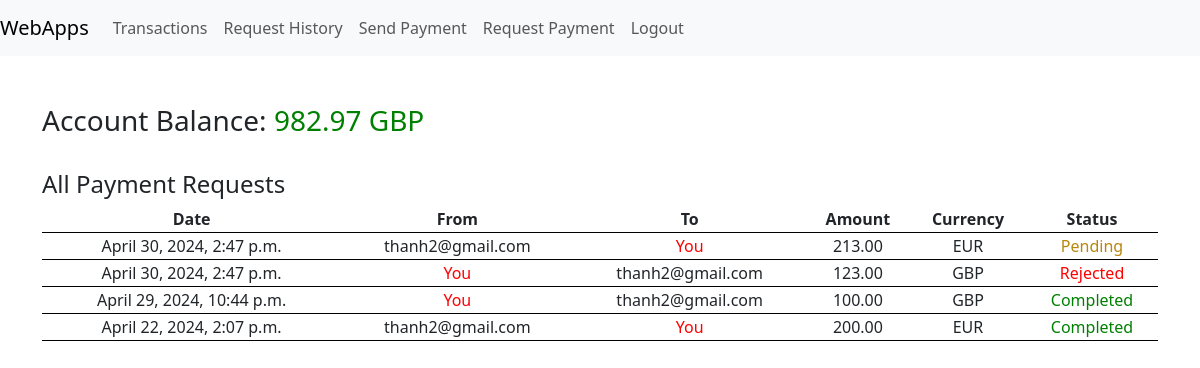
The page /account/request_history/ (signed in) on the database as committed earlier.
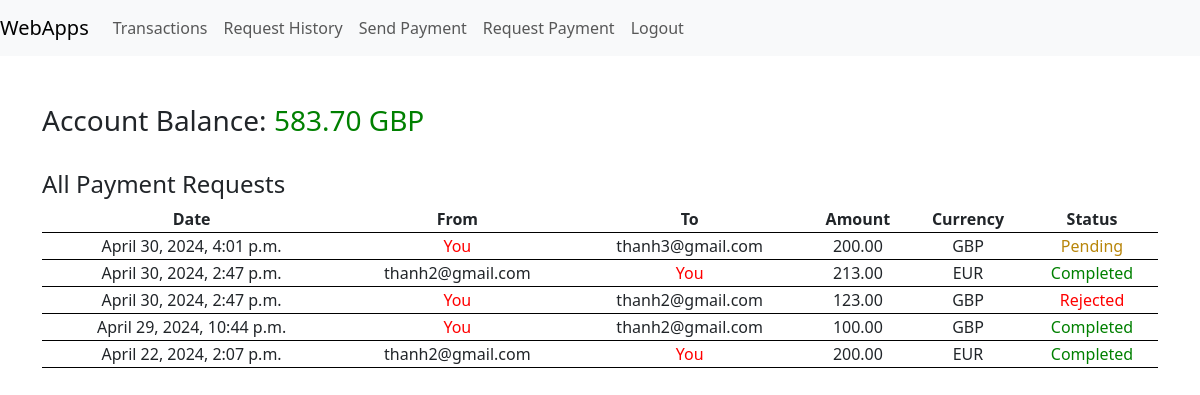
The same page on the database as committed later.
### register/models.py (models this page shows)
class User(AbstractUser):
    email = models.EmailField(unique=True)  # using their registered email address as their unique identifier
    balance = models.DecimalField(max_digits=10, decimal_places=2, default=1000.00)
    currency = models.CharField(max_length=3, default="GBP")

### payapp/models.py (models this page shows, shortened)
class RequestPayment(models.Model):
    request_user = models.ForeignKey(User, on_delete=models.CASCADE, related_name="request_user")
    receive_user = models.ForeignKey(User, on_delete=models.CASCADE, related_name="receive_user")
    request_currency = models.CharField(max_length=3, default="GBP")
    amount = models.DecimalField(max_digits=10, decimal_places=2)
    timestamp = models.DateTimeField(auto_now_add=True)
    status = models.CharField(max_length=10, default="Pending")

### payapp/views.py (the view)
# urls.py: path('request_history/', views.all_requests, name="request_history"),
@csrf_protect
def all_requests(request):
    if request.user.is_authenticated:
        try:
            with transaction.atomic():
                request_list = RequestPayment.objects.filter(
                    Q(request_user=request.user) | Q(receive_user=request.user)
                ).order_by('-timestamp')
        except ValueError:
            messages.error(request, 'Payment Requests is not available.')
        return render(request, 'payapp/request_history.html', context={"request_list": request_list})
    else:
        return redirect('home')

### templates/payapp/request_history.html (shortened to what this page needs)
{% extends 'webapps2024/base.html' %}
{% load crispy_forms_filters %}
{% load crispy_forms_tags %}
{% block content %}
    <h3>Account Balance: <span class="account">{{ user.balance }} {{ user.currency }}</span></h3>
    <br/>
    <div>
        <h4>All Payment Requests</h4>
        <table>
            <tr>
                <th>Date</th>
                <th>From</th>
                <th>To</th>
                <th>Amount</th>
                <th>Currency</th>
                <th>Status</th>
            </tr>
            {% for t in request_list %}
                <tr>
                    <td>{{ t.timestamp }}</td>
                    <td>
                        {% if t.request_user == user %}
                            <span class="name">You</span>
                        {% else %}
                            {{ t.request_user.email }}
                        {% endif %}
                    </td>
                    <td>
                        {% if t.receive_user == user %}
                            <span class="name">You</span>
                        {% else %}
                            {{ t.receive_user.email }}
                        {% endif %}
                    </td>
                    <td>{{ t.amount }}</td>
                    <td>{{ t.request_currency }}</td>
                    <td>
                        {% if t.status == 'Pending' %}
                            <span class="status_pending">{{ t.status }}</span>
                        {% elif t.status == 'Completed' %}
                            <span class="status_completed">{{ t.status }}</span>
                        {% else %}
                            <span class="status_rejected">{{ t.status }}</span>
                        {% endif %}
                    </td>
                </tr>
            {% empty %}
                <tr>
                    <td colspan="6">No request history.</td>
                </tr>
            {% endfor %}
        </table>
    </div>
{% endblock %}

Rows that differ between the two databases and show on the page:
changed User "GBP": balance "982.97" → "583.70"
added RequestPayment: timestamp "April 30, 2024, 4:01 p.m.", shows "You", receive_user.email "thanh3@gmail.com", amount "200.00", request_currency "GBP", status "Pending"
changed RequestPayment (number 2 of 5 on the later page): status "Pending" → "Completed"
